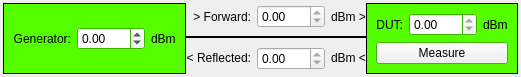
<?xml version="1.0" encoding="UTF-8"?>
<ui version="4.0">
 <class>Form</class>
 <widget class="QWidget" name="Form">
  <property name="geometry">
   <rect>
    <x>0</x>
    <y>0</y>
    <width>481</width>
    <height>75</height>
   </rect>
  </property>
  <property name="windowTitle">
   <string>Form</string>
  </property>
  <layout class="QHBoxLayout" name="horizontalLayout_3">
   <property name="spacing">
    <number>0</number>
   </property>
   <property name="margin">
    <number>3</number>
   </property>
   <item>
    <widget class="QFrame" name="frame">
     <property name="palette">
      <palette>
       <active>
        <colorrole role="Base">
         <brush brushstyle="SolidPattern">
          <color alpha="255">
           <red>255</red>
           <green>255</green>
           <blue>255</blue>
          </color>
         </brush>
        </colorrole>
        <colorrole role="Window">
         <brush brushstyle="SolidPattern">
          <color alpha="255">
           <red>85</red>
           <green>255</green>
           <blue>0</blue>
          </color>
         </brush>
        </colorrole>
       </active>
       <inactive>
        <colorrole role="Base">
         <brush brushstyle="SolidPattern">
          <color alpha="255">
           <red>255</red>
           <green>255</green>
           <blue>255</blue>
          </color>
         </brush>
        </colorrole>
        <colorrole role="Window">
         <brush brushstyle="SolidPattern">
          <color alpha="255">
           <red>85</red>
           <green>255</green>
           <blue>0</blue>
          </color>
         </brush>
        </colorrole>
       </inactive>
       <disabled>
        <colorrole role="Base">
         <brush brushstyle="SolidPattern">
          <color alpha="255">
           <red>85</red>
           <green>255</green>
           <blue>0</blue>
          </color>
         </brush>
        </colorrole>
        <colorrole role="Window">
         <brush brushstyle="SolidPattern">
          <color alpha="255">
           <red>85</red>
           <green>255</green>
           <blue>0</blue>
          </color>
         </brush>
        </colorrole>
       </disabled>
      </palette>
     </property>
     <property name="autoFillBackground">
      <bool>true</bool>
     </property>
     <property name="frameShape">
      <enum>QFrame::Box</enum>
     </property>
     <property name="frameShadow">
      <enum>QFrame::Plain</enum>
     </property>
     <layout class="QHBoxLayout" name="horizontalLayout">
      <item>
       <widget class="QLabel" name="label">
        <property name="text">
         <string>Generator:</string>
        </property>
        <property name="alignment">
         <set>Qt::AlignRight|Qt::AlignTrailing|Qt::AlignVCenter</set>
        </property>
       </widget>
      </item>
      <item>
       <widget class="QDoubleSpinBox" name="generatorPower">
        <property name="minimum">
         <double>-130.000000000000000</double>
        </property>
       </widget>
      </item>
      <item>
       <widget class="QLabel" name="label_2">
        <property name="text">
         <string>dBm</string>
        </property>
       </widget>
      </item>
     </layout>
    </widget>
   </item>
   <item>
    <layout class="QGridLayout" name="gridLayout">
     <property name="spacing">
      <number>6</number>
     </property>
     <item row="0" column="0">
      <widget class="QLabel" name="label_6">
       <property name="text">
        <string>&gt; Forward:</string>
       </property>
       <property name="alignment">
        <set>Qt::AlignRight|Qt::AlignTrailing|Qt::AlignVCenter</set>
       </property>
      </widget>
     </item>
     <item row="0" column="1">
      <widget class="QDoubleSpinBox" name="forwardPower">
       <property name="readOnly">
        <bool>true</bool>
       </property>
       <property name="minimum">
        <double>-130.000000000000000</double>
       </property>
       <property name="maximum">
        <double>100.000000000000000</double>
       </property>
      </widget>
     </item>
     <item row="0" column="2">
      <widget class="QLabel" name="label_5">
       <property name="text">
        <string>dBm &gt;</string>
       </property>
      </widget>
     </item>
     <item row="1" column="0" colspan="3">
      <widget class="Line" name="line">
       <property name="frameShadow">
        <enum>QFrame::Plain</enum>
       </property>
       <property name="lineWidth">
        <number>2</number>
       </property>
       <property name="orientation">
        <enum>Qt::Horizontal</enum>
       </property>
      </widget>
     </item>
     <item row="2" column="0">
      <widget class="QLabel" name="label_8">
       <property name="text">
        <string>&lt; Reflected:</string>
       </property>
       <property name="alignment">
        <set>Qt::AlignRight|Qt::AlignTrailing|Qt::AlignVCenter</set>
       </property>
      </widget>
     </item>
     <item row="2" column="1">
      <widget class="QDoubleSpinBox" name="reflectedPower">
       <property name="readOnly">
        <bool>true</bool>
       </property>
       <property name="minimum">
        <double>-130.000000000000000</double>
       </property>
      </widget>
     </item>
     <item row="2" column="2">
      <widget class="QLabel" name="label_7">
       <property name="text">
        <string>dBm &lt;</string>
       </property>
      </widget>
     </item>
    </layout>
   </item>
   <item>
    <widget class="QFrame" name="frame_2">
     <property name="palette">
      <palette>
       <active>
        <colorrole role="Base">
         <brush brushstyle="SolidPattern">
          <color alpha="255">
           <red>255</red>
           <green>255</green>
           <blue>255</blue>
          </color>
         </brush>
        </colorrole>
        <colorrole role="Window">
         <brush brushstyle="SolidPattern">
          <color alpha="255">
           <red>85</red>
           <green>255</green>
           <blue>0</blue>
          </color>
         </brush>
        </colorrole>
       </active>
       <inactive>
        <colorrole role="Base">
         <brush brushstyle="SolidPattern">
          <color alpha="255">
           <red>255</red>
           <green>255</green>
           <blue>255</blue>
          </color>
         </brush>
        </colorrole>
        <colorrole role="Window">
         <brush brushstyle="SolidPattern">
          <color alpha="255">
           <red>85</red>
           <green>255</green>
           <blue>0</blue>
          </color>
         </brush>
        </colorrole>
       </inactive>
       <disabled>
        <colorrole role="Base">
         <brush brushstyle="SolidPattern">
          <color alpha="255">
           <red>85</red>
           <green>255</green>
           <blue>0</blue>
          </color>
         </brush>
        </colorrole>
        <colorrole role="Window">
         <brush brushstyle="SolidPattern">
          <color alpha="255">
           <red>85</red>
           <green>255</green>
           <blue>0</blue>
          </color>
         </brush>
        </colorrole>
       </disabled>
      </palette>
     </property>
     <property name="autoFillBackground">
      <bool>true</bool>
     </property>
     <property name="frameShape">
      <enum>QFrame::Box</enum>
     </property>
     <property name="frameShadow">
      <enum>QFrame::Plain</enum>
     </property>
     <layout class="QGridLayout" name="gridLayout_2">
      <item row="0" column="0">
       <widget class="QLabel" name="label_3">
        <property name="text">
         <string>DUT:</string>
        </property>
        <property name="alignment">
         <set>Qt::AlignRight|Qt::AlignTrailing|Qt::AlignVCenter</set>
        </property>
       </widget>
      </item>
      <item row="0" column="1">
       <widget class="QDoubleSpinBox" name="transmittedPower">
        <property name="readOnly">
         <bool>true</bool>
        </property>
        <property name="minimum">
         <double>-130.000000000000000</double>
        </property>
       </widget>
      </item>
      <item row="0" column="2">
       <widget class="QLabel" name="label_4">
        <property name="text">
         <string>dBm</string>
        </property>
       </widget>
      </item>
      <item row="1" column="0" colspan="3">
       <widget class="QPushButton" name="measure">
        <property name="text">
         <string>Measure</string>
        </property>
       </widget>
      </item>
     </layout>
    </widget>
   </item>
  </layout>
 </widget>
 <resources/>
 <connections/>
</ui>
